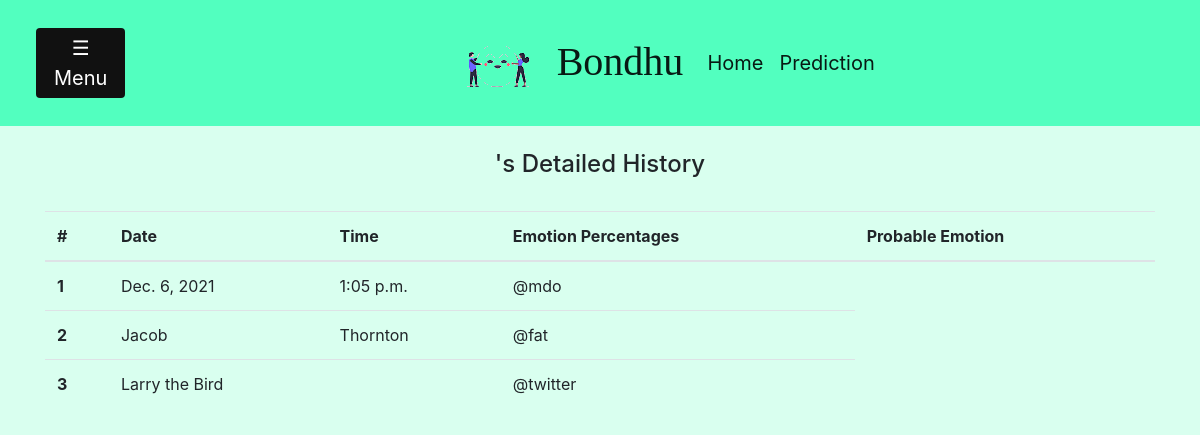
The page /history/1 on the database as committed earlier.
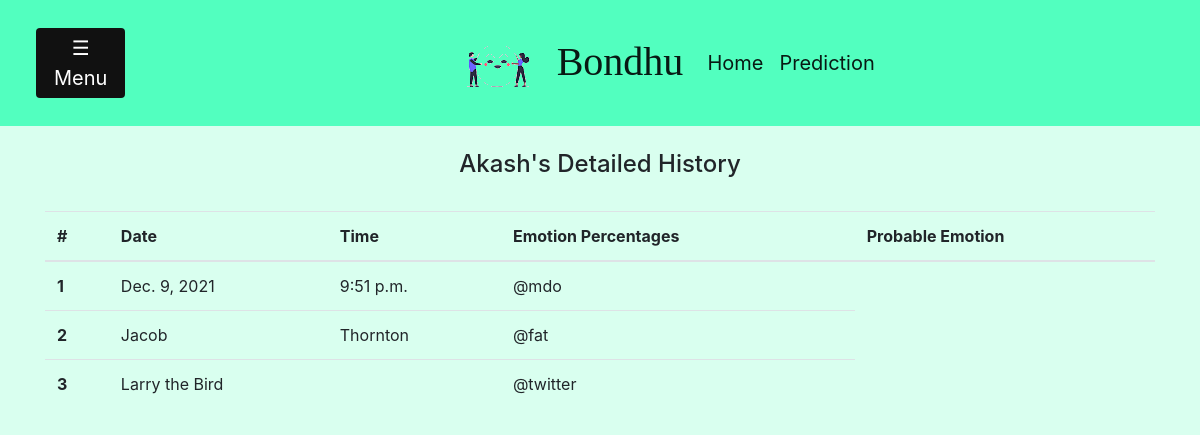
The same page on the database as committed later.
### main/models.py (models this page shows, shortened)
class History(models.Model):
    profile = models.ForeignKey(Profiles,on_delete=models.CASCADE,null=True)
    name = models.CharField(max_length=200,null=True)
    date = models.DateField(auto_now=True,null=True)
    time = models.TimeField(auto_now=True,null=True)
    percentage = models.PositiveIntegerField(null=True)
    location = models.CharField(max_length=300,null=True)

class Profiles(models.Model):
    name = models.CharField(max_length=200,null=True)
    gender = models.CharField(max_length=100,null=True)
    date_of_birth = models.DateField(null=True)

### main/views.py (the view)
# urls.py: path("history/<str:pk>", views.history,name="history"),
def history(response,pk):
    hist= History.objects.get(id=pk)
    context = {'hist':hist}
    return render(response,"main/history.html",context)

### main/templates/main/history.html (shortened to what this page needs)
{% extends 'main/base.html'%}
{% load static %}
{%block content%}
{% include 'module/header.html' %}
<br>
<div class="container">
  <h4 class="text-center">{{hist.profile.name | capfirst}}'s Detailed History</h4>
  <br>
  <table class="table table-hover">
    <thead>
      <tr>
        <th scope="col">#</th>
        <th scope="col">Date</th>
        <th scope="col">Time</th>
        <th scope="col">Emotion Percentages</th>
        <th scope="col">Probable Emotion</th>
      </tr>
    </thead>
    <tbody>
      <tr>
        <th scope="row">1</th>
        <td>{{hist.date}}</td>
        <td>{{hist.time}}</td>
        <td>@mdo</td>
      </tr>
      <tr>
        <th scope="row">2</th>
        <td>Jacob</td>
        <td>Thornton</td>
        <td>@fat</td>
      </tr>
      <tr>
        <th scope="row">3</th>
        <td colspan="2">Larry the Bird</td>
        <td>@twitter</td>
      </tr>
    </tbody>
  </table>
</div>
<br>
{%endblock%}

Rows that differ between the two databases and show on the page:
changed History: profile.name (not shown) → "Akash"; date "Dec. 6, 2021" → "Dec. 9, 2021"; time "1:05 p.m." → "9:51 p.m."
